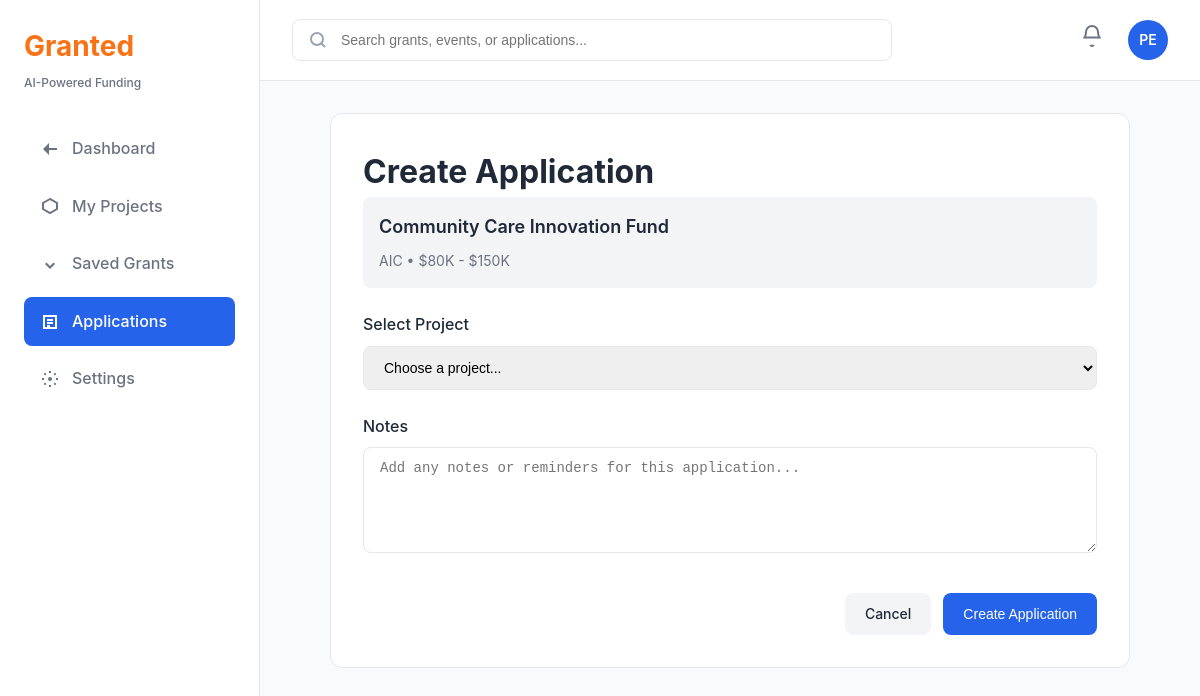
Screenshot of /applications/create/1/ (signed in) with the database file from the repository.
### grants/models.py (models this page shows, shortened)
class UserProfile(models.Model):
    user = models.OneToOneField(User, on_delete=models.CASCADE, related_name='profile')
    organization_name = models.CharField(max_length=200, blank=True)
    organization_type = models.CharField(max_length=100, blank=True)
    bio = models.TextField(blank=True)
    avatar_initials = models.CharField(max_length=2, blank=True)
    created_at = models.DateTimeField(auto_now_add=True)

class Grant(models.Model):
    STATUS_CHOICES = [
        ('open', 'Open'),
        ('closed', 'Closed'),
        ('upcoming', 'Upcoming'),
    ]
    title = models.CharField(max_length=300)
    agency = models.ForeignKey(Agency, on_delete=models.CASCADE, related_name='grants')
    description = models.TextField()
    funding_min = models.DecimalField(max_digits=12, decimal_places=2, null=True, blank=True)
    funding_max = models.DecimalField(max_digits=12, decimal_places=2, null=True, blank=True)
    closing_date = models.DateField(null=True, blank=True)
    opening_date = models.DateField(null=True, blank=True)
    duration_years = models.CharField(max_length=50, blank=True)  # e.g., "2-3 years", "1-2 years"
    status = models.CharField(max_length=20, choices=STATUS_CHOICES, default='open')
    eligibility_criteria = models.TextField(blank=True)
    application_url = models.URLField(blank=True)
    icon_name = models.CharField(max_length=50, blank=True)  # For UI icons
    match_score = models.IntegerField(
        default=0,
        validators=[MinValueValidator(0), MaxValueValidator(100)],
        help_text="AI-calculated match score (0-100)"
    )
    created_at = models.DateTimeField(auto_now_add=True)
    updated_at = models.DateTimeField(auto_now=True)
    source_url = models.URLField(blank=True, help_text="URL from OurSG Grants Portal")
    external_id = models.CharField(max_length=100, blank=True, help_text="External ID from source")
    class Meta:
        ordering = ['-match_score', '-closing_date']
        indexes = [
            models.Index(fields=['status', 'closing_date']),
            models.Index(fields=['match_score']),
        ]
    @property
    def funding_range(self):
        if self.funding_min and self.funding_max:
            return f"${self.funding_min:,.0f}K - ${self.funding_max:,.0f}K"
        elif self.funding_min:
            return f"${self.funding_min:,.0f}K+"
        return "Amount not specified"

class Agency(models.Model):
    name = models.CharField(max_length=200)
    acronym = models.CharField(max_length=20, unique=True)
    description = models.TextField(blank=True)
    website = models.URLField(blank=True)
    logo_url = models.URLField(blank=True)

### grants/views.py (the view, shortened to what this page needs)
# urls.py: path('applications/create/<int:grant_id>/', views.application_create, name='application_create'),
@login_required
def application_create(request, grant_id):
    grant = get_object_or_404(Grant, id=grant_id)
    projects = Project.objects.filter(user=request.user)
    context = {
        'grant': grant,
        'projects': projects,
    }
    return render(request, 'grants/application_form.html', context)

### grants/templates/grants/application_form.html (shortened to what this page needs)
{% extends 'grants/base.html' %}
{% load static %}
{% block content %}
<div class="form-page">
    <div class="form-container">
        <h1>Create Application</h1>
        <div class="grant-info-box">
            <h3>{{ grant.title }}</h3>
            <p>{{ grant.agency.acronym }} • {{ grant.funding_range }}</p>
        </div>
        <form method="post">
            <div class="form-group">
                <label>Select Project</label>
                <select name="project_id" required class="form-control">
                    <option value="">Choose a project...</option>
                </select>
            </div>
            <div class="form-group">
                <label>Notes</label>
                <textarea name="notes" rows="5" class="form-control" placeholder="Add any notes or reminders for this application..."></textarea>
            </div>
            <div class="form-actions">
                <a href="{% url 'grants:grant_detail' grant.id %}" class="btn btn-secondary">Cancel</a>
                <button type="submit" class="btn btn-primary">Create Application</button>
            </div>
        </form>
    </div>
</div>
{% endblock %}

### grants/templates/grants/base.html (shortened to what this page needs)
<!DOCTYPE html>
<html lang="en">
<head>
    {% load static %}
    <link rel="stylesheet" href="{% static 'css/style.css' %}">
</head>
<body>
    <div class="app-container">
        <aside class="sidebar">
            <div class="sidebar-header">
                <h1 class="logo">Granted</h1>
                <p class="logo-subtitle">AI-Powered Funding</p>
            </div>
            <nav class="sidebar-nav">
                <a href="{% url 'grants:dashboard' %}" class="nav-item {% if request.resolver_match.url_name == 'dashboard' %}active{% endif %}">
                    <svg width="20" height="20" viewBox="0 0 20 20" fill="none">
                        <path d="M3 10L9 4V9H17V11H9V16L3 10Z" fill="currentColor"/>
                    </svg>
                    <span>Dashboard</span>
                </a>
                <a href="{% url 'grants:projects' %}" class="nav-item {% if request.resolver_match.url_name == 'projects' or request.resolver_match.url_name == 'project_create' %}active{% endif %}">
                    <svg width="20" height="20" viewBox="0 0 20 20" fill="none">
                        <path d="M10 3L3 7V13L10 17L17 13V7L10 3Z" stroke="currentColor" stroke-width="2" fill="none"/>
                    </svg>
                    <span>My Projects</span>
                </a>
                <a href="{% url 'grants:saved_grants' %}" class="nav-item {% if request.resolver_match.url_name == 'saved_grants' %}active{% endif %}">
                    <svg width="20" height="20" viewBox="0 0 20 20" fill="none">
                        <path d="M10 15L5 10L6.5 8.5L10 12L13.5 8.5L15 10L10 15Z" fill="currentColor"/>
                    </svg>
                    <span>Saved Grants</span>
                </a>
                <a href="{% url 'grants:applications' %}" class="nav-item {% if request.resolver_match.url_name == 'applications' or request.resolver_match.url_name == 'application_create' %}active{% endif %}">
                    <svg width="20" height="20" viewBox="0 0 20 20" fill="none">
                        <path d="M4 4H16V16H4V4Z" stroke="currentColor" stroke-width="2" fill="none"/>
                        <path d="M7 8H13M7 11H13M7 14H10" stroke="currentColor" stroke-width="2"/>
                    </svg>
                    <span>Applications</span>
                </a>
                <a href="{% url 'grants:settings' %}" class="nav-item {% if request.resolver_match.url_name == 'settings' %}active{% endif %}">
                    <svg width="20" height="20" viewBox="0 0 20 20" fill="none">
                        <circle cx="10" cy="10" r="2" fill="currentColor"/>
                        <path d="M10 2V4M10 16V18M18 10H16M4 10H2M15.66 4.34L14.24 5.76M5.76 14.24L4.34 15.66M15.66 15.66L14.24 14.24M5.76 5.76L4.34 4.34" stroke="currentColor" stroke-width="2"/>
                    </svg>
                    <span>Settings</span>
                </a>
            </nav>
        </aside>
        <main class="main-content">
            <header class="header">
                <div class="header-search">
                    <svg width="20" height="20" viewBox="0 0 20 20" fill="none" class="search-icon">
                        <circle cx="9" cy="9" r="6" stroke="currentColor" stroke-width="2" fill="none"/>
                        <path d="M13 13L17 17" stroke="currentColor" stroke-width="2"/>
                    </svg>
                    <input type="text" placeholder="Search grants, events, or applications..." class="search-input">
                </div>
                <div class="header-actions">
                    <a href="#" class="notification-bell">
                    </a>
                    {% if user.is_authenticated %}
                        <div class="user-avatar">
                            {% if user.profile.avatar_initials %}
                                {{ user.profile.avatar_initials }}
                            {% else %}
                                {{ user.username|slice:":2"|upper }}
                            {% endif %}
                        </div>
                    {% else %}
                        <a href="{% url 'login' %}" class="btn btn-primary">Login</a>
                    {% endif %}
                </div>
            </header>
            <div class="content-area">
                {% block content %}{% endblock %}
            </div>
        </main>
    </div>
</body>
</html>

### static/css/style.css (style rules this page uses)
* { margin: 0; padding: 0; box-sizing: border-box; }
:root { --primary-blue: #2563EB; --primary-blue-dark: #1E40AF; --primary-blue-light: #3B82F6; --secondary-green: #10B981; --secondary-green-dark: #059669; --accent-orange: #F97316; --accent-yellow: #FBBF24; --text-dark: #1F2937; --text-gray: #6B7280; --text-light: #9CA3AF; --bg-white: #FFFFFF; --bg-gray: #F9FAFB; --bg-gray-light: #F3F4F6; --border-color: #E5E7EB; --shadow-sm: 0 1px 2px 0 rgba(0, 0, 0, 0.05); --shadow-md: 0 4px 6px -1px rgba(0, 0, 0, 0.1); --shadow-lg: 0 10px 15px -3px rgba(0, 0, 0, 0.1); }
body { font-family: -apple-system, BlinkMacSystemFont, 'Segoe UI', Roboto, 'Helvetica Neue', Arial, sans-serif; color: var(--text-dark); background-color: var(--bg-gray); line-height: 1.6; }
.app-container { display: flex; min-height: 100vh; }
.sidebar { width: 260px; background: var(--bg-white); border-right: 1px solid var(--border-color); padding: 24px; position: fixed; height: 100vh; overflow-y: auto; }
.sidebar-header { margin-bottom: 32px; }
.logo { font-size: 28px; font-weight: 700; color: var(--accent-orange); margin-bottom: 4px; }
.logo-subtitle { font-size: 12px; color: var(--text-gray); font-weight: 500; }
.sidebar-nav { display: flex; flex-direction: column; gap: 8px; }
.nav-item { display: flex; align-items: center; gap: 12px; padding: 12px 16px; border-radius: 8px; color: var(--text-gray); text-decoration: none; font-weight: 500; transition: all 0.2s; }
.nav-item.active { background: var(--primary-blue); color: white; }
.nav-item svg { flex-shrink: 0; }
.main-content { flex: 1; margin-left: 260px; display: flex; flex-direction: column; }
.header { background: var(--bg-white); border-bottom: 1px solid var(--border-color); padding: 16px 32px; display: flex; align-items: center; justify-content: space-between; gap: 24px; }
.header-search { flex: 1; max-width: 600px; position: relative; }
.search-icon { position: absolute; left: 16px; top: 50%; transform: translateY(-50%); color: var(--text-light); }
.search-input { width: 100%; padding: 12px 16px 12px 48px; border: 1px solid var(--border-color); border-radius: 8px; font-size: 14px; transition: all 0.2s; }
.header-actions { display: flex; align-items: center; gap: 16px; }
.notification-bell { position: relative; padding: 8px; color: var(--text-gray); cursor: pointer; }
.user-avatar { width: 40px; height: 40px; border-radius: 50%; background: var(--primary-blue); color: white; display: flex; align-items: center; justify-content: center; font-weight: 600; font-size: 14px; }
.content-area { flex: 1; padding: 32px; overflow-y: auto; }
.btn { padding: 10px 20px; border-radius: 8px; font-size: 14px; font-weight: 500; text-decoration: none; display: inline-flex; align-items: center; justify-content: center; border: none; cursor: pointer; transition: all 0.2s; }
.btn-primary { background: var(--primary-blue); color: white; }
.btn-secondary { background: var(--bg-gray-light); color: var(--text-dark); }
.form-page, .form-container { max-width: 800px; margin: 0 auto; }
.form-container { background: var(--bg-white); border-radius: 12px; padding: 32px; border: 1px solid var(--border-color); }
.form-group { margin-bottom: 24px; }
.form-group label { display: block; font-weight: 500; margin-bottom: 8px; color: var(--text-dark); }
.form-control { width: 100%; padding: 12px 16px; border: 1px solid var(--border-color); border-radius: 8px; font-size: 14px; transition: all 0.2s; }
.form-actions { display: flex; gap: 12px; justify-content: flex-end; margin-top: 32px; }
.grant-info-box { background: var(--bg-gray-light); border-radius: 8px; padding: 16px; margin-bottom: 24px; }
.grant-info-box h3 { font-size: 18px; font-weight: 600; margin-bottom: 8px; color: var(--text-dark); }
.grant-info-box p { font-size: 14px; color: var(--text-gray); }

### rows the page displays
Grant: title "Community Care Innovation Fund", agency.acronym "AIC", funding_range "$80K - $150K"

### other values shown
{{ user.profile.avatar_initials }} "PE"
